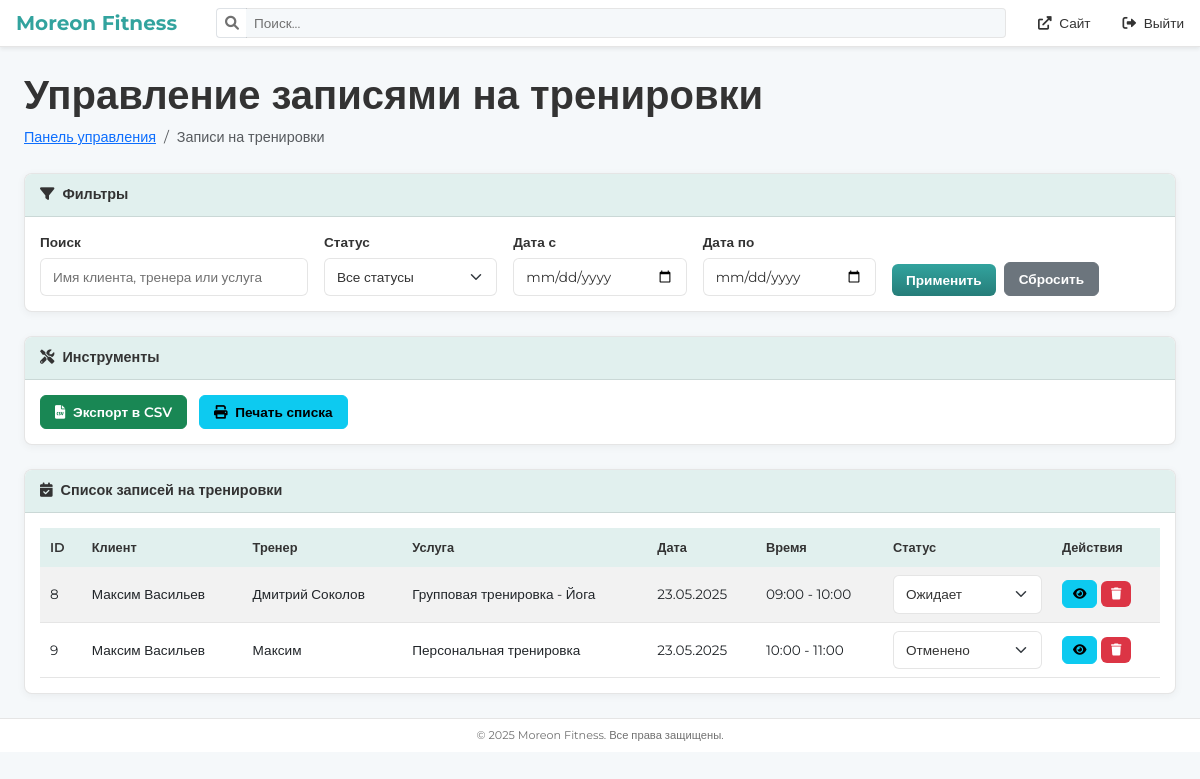
The app's page /admin/training_sessions.php (signed in), older data.
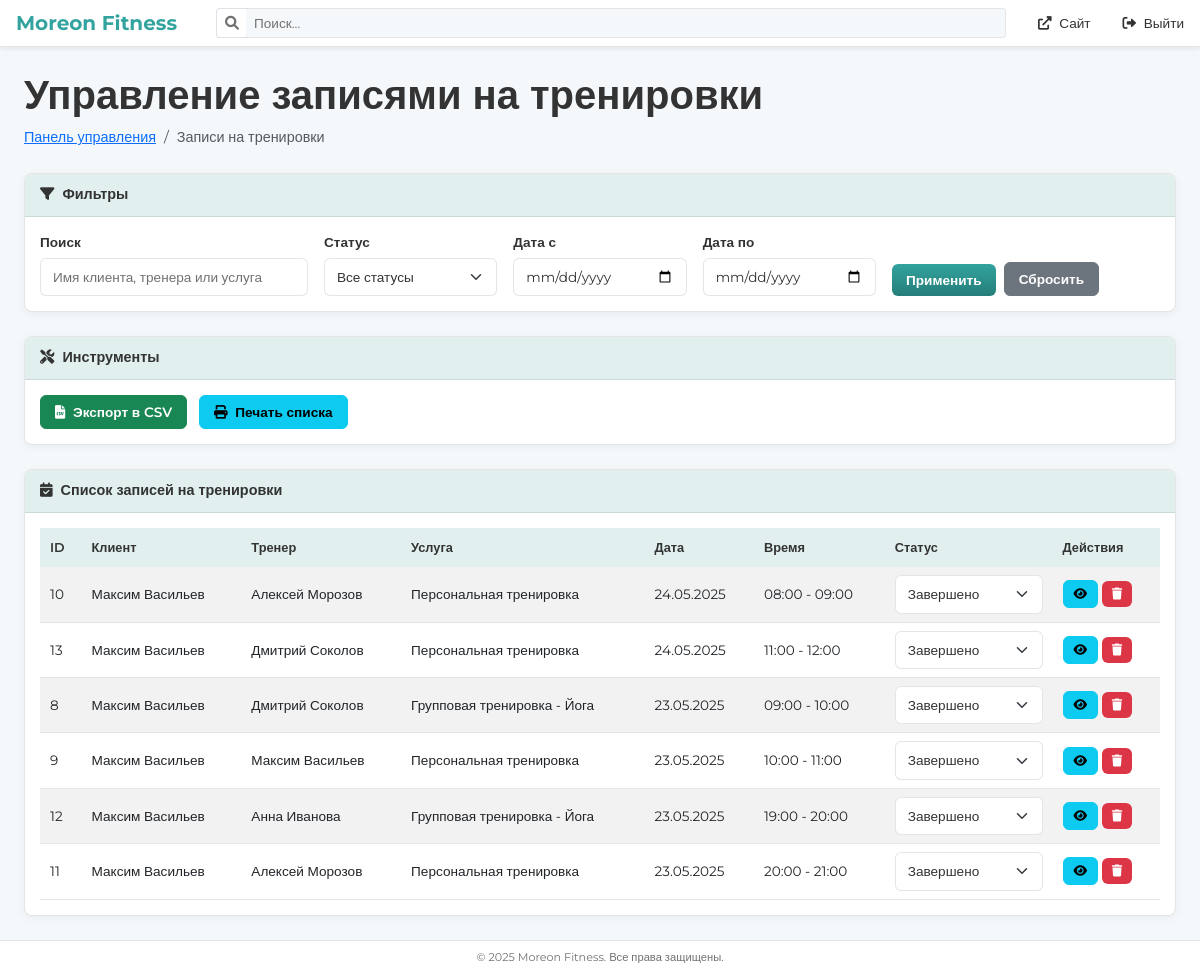
The same page, newer data.
### tables this page shows
CREATE TABLE `training_sessions` (
  `id` int NOT NULL,
  `user_id` int DEFAULT NULL,
  `trainer_id` int DEFAULT NULL,
  `service_id` int DEFAULT NULL,
  `session_date` date NOT NULL,
  `start_time` time NOT NULL,
  `end_time` time NOT NULL,
  `status` enum('pending','confirmed','cancelled','completed') DEFAULT 'pending',
  `notes` text,
  `created_at` timestamp NULL DEFAULT CURRENT_TIMESTAMP,
  `updated_at` timestamp NULL DEFAULT CURRENT_TIMESTAMP ON UPDATE CURRENT_TIMESTAMP
);

CREATE TABLE `services` (
  `id` int NOT NULL,
  `name` varchar(255) NOT NULL,
  `description` text,
  `duration` int DEFAULT NULL,
  `price` decimal(10,2) NOT NULL,
  `max_participants` int DEFAULT NULL,
  `is_active` tinyint(1) DEFAULT '1',
  `created_at` timestamp NULL DEFAULT CURRENT_TIMESTAMP,
  `updated_at` timestamp NULL DEFAULT CURRENT_TIMESTAMP ON UPDATE CURRENT_TIMESTAMP
);

### admin/training_sessions.php (the view, shortened to what the changed rows need)
<?php
require_once 'includes/auth_check.php';
$page = isset($_GET['page']) ? intval($_GET['page']) : 1;
$records_per_page = 10;
$offset = ($page - 1) * $records_per_page;
$params = [];
$where_conditions = [];
$where_clause = !empty($where_conditions) ? "WHERE " . implode(" AND ", $where_conditions) : "";
$query = "SELECT
            ts.id,
            CONCAT(u.first_name, ' ', u.last_name) AS user_name,
            CONCAT(t.first_name, ' ', t.last_name) AS trainer_name,
            s.name AS service_name,
            ts.session_date,
            ts.start_time,
            ts.end_time,
            ts.status,
            ts.created_at
          FROM training_sessions ts
          JOIN users u ON ts.user_id = u.id
          JOIN trainers tr ON ts.trainer_id = tr.id
          JOIN users t ON tr.user_id = t.id
          JOIN services s ON ts.service_id = s.id
          $where_clause
          ORDER BY ts.session_date DESC, ts.start_time ASC
          LIMIT ?, ?";
$stmt = $pdo->prepare($query);
$all_params = array_merge($params, [$offset, $records_per_page]);
$stmt->execute($all_params);
$result = $stmt->fetchAll();
$statuses = ['pending', 'confirmed', 'cancelled', 'completed'];
$page_title = "Управление записями на тренировки";
include 'includes/header.php';
?>
<div class="container-fluid px-4">
    <h1 class="mt-4"><?php echo $page_title; ?></h1>
    <div class="card mb-4">
        <div class="card-body">
            <?php if (count($result) > 0): ?>
                <div class="table-responsive">
                    <table class="table table-striped table-hover" id="sessions-table">
                        <thead>
                            <tr>
                                <th>ID</th>
                                <th>Клиент</th>
                                <th>Тренер</th>
                                <th>Услуга</th>
                                <th>Дата</th>
                                <th>Время</th>
                                <th>Статус</th>
                                <th>Действия</th>
                            </tr>
                        </thead>
                        <tbody>
                            <?php foreach ($result as $row): ?>
                                <tr>
                                    <td><?php echo $row['id']; ?></td>
                                    <td><?php echo htmlspecialchars($row['user_name']); ?></td>
                                    <td><?php echo htmlspecialchars($row['trainer_name']); ?></td>
                                    <td><?php echo htmlspecialchars($row['service_name']); ?></td>
                                    <td><?php echo date('d.m.Y', strtotime($row['session_date'])); ?></td>
                                    <td><?php echo substr($row['start_time'], 0, 5) . ' - ' . substr($row['end_time'], 0, 5); ?></td>
                                    <td>
                                        <select class="form-select form-select-sm status-select" data-session-id="<?php echo $row['id']; ?>">
                                            <?php foreach ($statuses as $status): ?>
                                                <option value="<?php echo $status; ?>" <?php if ($row['status'] === $status) echo 'selected'; ?>>
                                                    <?php
                                                    switch ($status) {
                                                        case 'pending': echo 'Ожидает'; break;
                                                        case 'confirmed': echo 'Подтверждено'; break;
                                                        case 'cancelled': echo 'Отменено'; break;
                                                        case 'completed': echo 'Завершено'; break;
                                                    }
                                                    ?>
                                                </option>
                                            <?php endforeach; ?>
                                        </select>
                                    </td>
                                    <td>
                                        <button class="btn btn-sm btn-info view-session" data-bs-toggle="modal" data-bs-target="#viewSessionModal" data-session-id="<?php echo $row['id']; ?>">
                                            <i class="fas fa-eye"></i>
                                        </button>
                                        <?php if ($_SESSION['user_role'] !== 'trainer'): ?>
                                        <button class="btn btn-sm btn-danger" data-bs-toggle="modal" data-bs-target="#deleteSessionModal" data-session-id="<?php echo $row['id']; ?>">
                                            <i class="fas fa-trash"></i>
                                        </button>
                                        <?php endif; ?>
                                    </td>
                                </tr>
                            <?php endforeach; ?>
                        </tbody>
                    </table>
                </div>
            <?php else: ?>
                <div class="alert alert-info">
                    Записи на тренировки не найдены
                </div>
            <?php endif; ?>
        </div>
    </div>
</div>
<?php
include 'includes/footer.php';
?>

Row changes from the older to the newer data that the page shows:
added training_sessions: id "10", user_name "Максим Васильев", trainer_name "Алексей Морозов", service.name "Персональная тренировка", session_date "24.05.2025", start_time "08:00", end_time "09:00", status+id "Завершено"
added training_sessions: id "13", user_name "Максим Васильев", trainer_name "Дмитрий Соколов", service.name "Персональная тренировка", session_date "24.05.2025", start_time "11:00", end_time "12:00", status+id "Завершено"
changed training_sessions id 8: status+id "Ожидает" → "Завершено"
changed training_sessions id 9: trainer_name "Максим" → "Максим Васильев"; status+id "Отменено" → "Завершено"
added training_sessions: id "12", user_name "Максим Васильев", trainer_name "Анна Иванова", service.name "Групповая тренировка - Йога", session_date "23.05.2025", start_time "19:00", end_time "20:00", status+id "Завершено"
added training_sessions: id "11", user_name "Максим Васильев", trainer_name "Алексей Морозов", service.name "Персональная тренировка", session_date "23.05.2025", start_time "20:00", end_time "21:00", status+id "Завершено"
